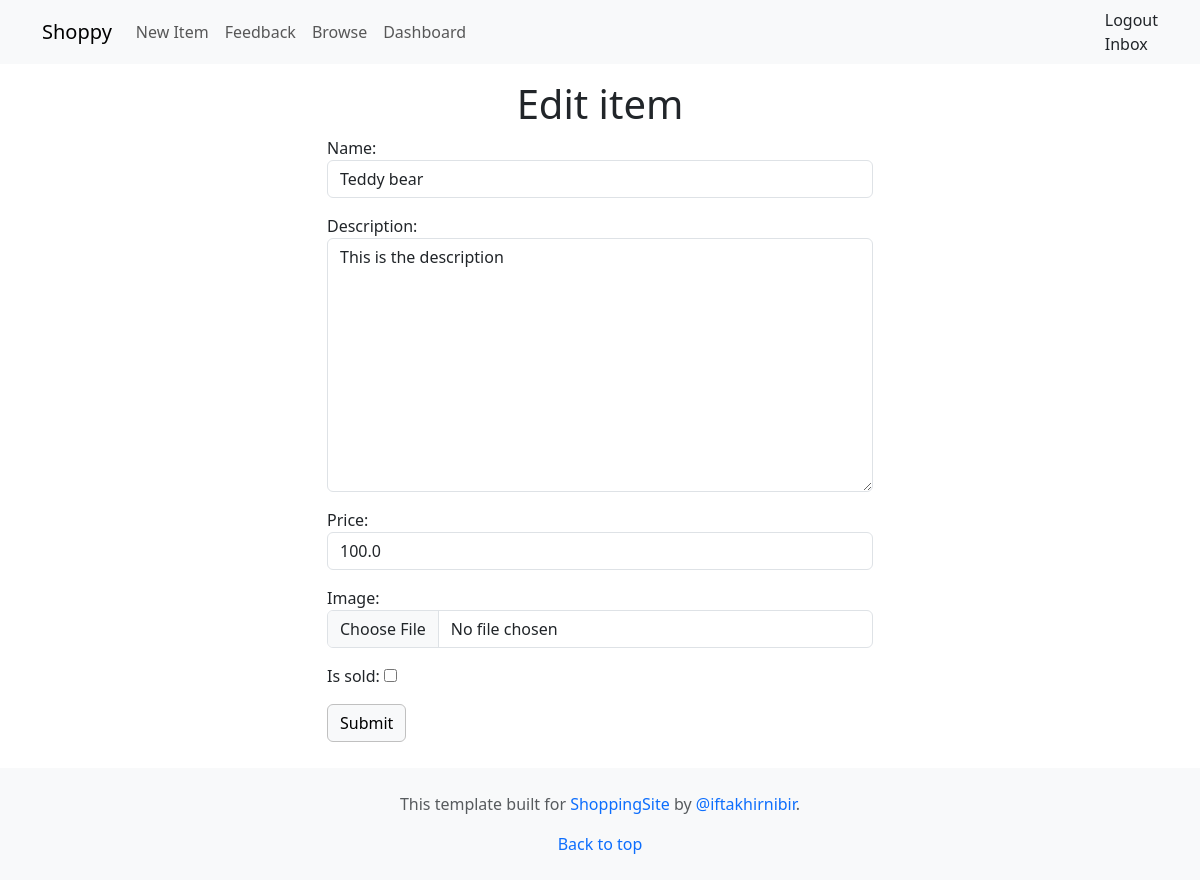
Before: /items/1/edit (signed in) with the older database file.
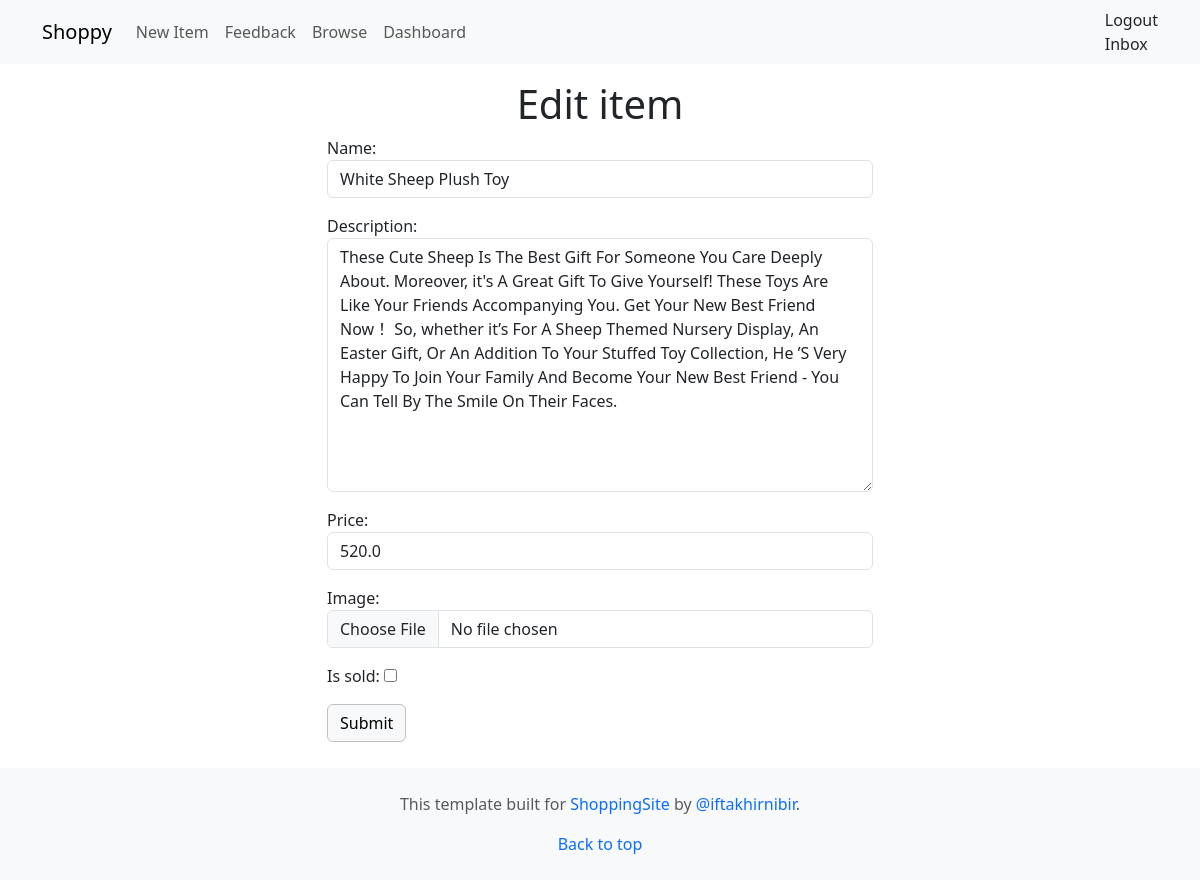
After: the same page with the newer database file.
### item/models.py (models this page shows, shortened)
class Item(models.Model):
    category = models.ForeignKey(Category, related_name='items', on_delete=models.CASCADE) #It's a foreign key field, which means it will establish a link between Item and Category models. An item will be associated with a category."related_name='items'":It means that we can access all items associated with a category using category.items.all(). 'on_delete=models.CASCADE': which means that when a Category is deleted, all associated Item records will also be deleted.
    name = models.CharField(max_length=255)
    description = models.TextField(blank=True, null=True)
    price = models.FloatField()
    image = models.ImageField(upload_to='item_images', blank=True, null=True) #Django will created the uploaded folder for us if it doesn't exist. In case the user doesn't want to provide an image so black = True and null = True
    is_sold = models.BooleanField(default=False)
    created_by = models.ForeignKey(User, related_name='items', on_delete=models.CASCADE)
    created_at = models.DateTimeField(auto_now_add=True)

### item/views.py (the view)
# urls.py: path('<int:pk>/edit', edit, name="edit"),
@login_required
def edit(request, pk):
    item = get_object_or_404(Item, pk=pk, created_by=request.user)
    if request.method == 'POST':
        form = EditItemForm(request.POST, request.FILES, instance=item)
        if form.is_valid():
            form.save()
            return redirect('item:detail', pk=item.id)
    else:
        form = EditItemForm(instance=item)
    return render(request, 'form.html', {
        'form': form,
        'title': 'Edit item',
    })

### item/forms.py
class EditItemForm(forms.ModelForm):
    class Meta:
        model = Item
        fields = ('name', 'description', 'price', 'image','is_sold')
        widgets = {
            'name': forms.TextInput(attrs={
                'class': 'form-control'
            }),
            'description': forms.Textarea(attrs={
                'class': 'form-control'
            }),
            'price': forms.TextInput(attrs={
                'class': 'form-control'
            }),
            'image': forms.FileInput(attrs={
                'class': 'form-control'
            })
        }

### item/templates/form.html (shortened to what this page needs)
{% extends 'base.html' %}
{% block content %}
  <div class="row justify-content-center align-items-center">
    <div class="col-md-6 my-3">
<h1 style="text-align: center;">{{title}}</h1>
<div style="margin-bottom: 10px;">
<form method="post" enctype="multipart/form-data">
    <div class="mb-3">
        {{ form.as_p }}
      </div>
    <button style="border: 1px solid #C0C0C0;"  type="submit" class="btn btn-light">Submit <sub></sub></button>
  </form>
</div>
</div>
</div>
{% endblock %}

Changed rows visible on the page:
changed Item: name "Teddy bear" → "White Sheep Plush Toy"; description "This is the description" → "These Cute Sheep Is The Best Gift For Someone You Care Deeply About. Moreover, it's A Great Gift To Give Yourself! These Toys Are Like Your Friends Accompanying You. Get Your New Best Friend Now！ So, whether it’s For A Sheep Themed Nursery Display, An Easter Gift, Or An Addition To Your Stuffed Toy Collection, He ’S Very Happy To Join Your Family And Become Your New Best Friend - You Can Tell By The Smile On Their Faces."; price "100.0" → "520.0"
